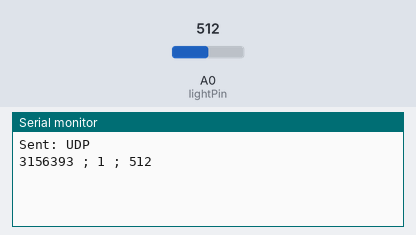
Recording of a sketch running on a simulated Arduino Uno, built with avr-gcc and run on an emulated ATmega328P. Shown: the last lines printed to the serial monitor. The test bench sets the inputs (shaded band); at power-on: A0 (lightPin) = 512. The modem accepts every AT command (registered, SIM ready, sends succeed) and sends nothing else.

Above: at 1.2 s.
1.3 s: A0 (lightPin) set to 716
At 7.0 s:
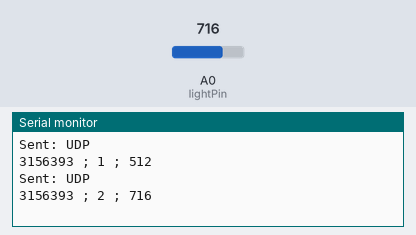
7.3 s: A0 (lightPin) set to 900
At 11.5 s:
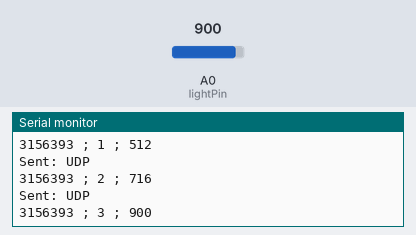
Timing chart, 0 to 13.0 s (numbered marks = the images above; inputs shaded):
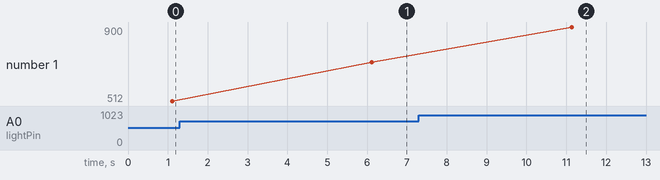

The sketch:

IOT1_2.ino
```cpp
#include <SoftwareSerial.h>
SoftwareSerial esp8266(11, 12); // RX, TX

int lightPin = 0;
int lightValue = 0;
int count = 0;
char msgBuffer[64];
int msgLen = 0;
char commandStr[64];
void setup() {
// init serial communications
Serial.begin(9600);
esp8266.begin(19200);
esp8266.setTimeout(10000);
// reset WLAN
esp8266.println("AT+RST");
if (!esp8266.findUntil("ready", "ERROR")) {
Serial.println("ESP␣ERROR:␣AT+RST␣failed");
}
// config WLAN
esp8266.println("AT+CWMODE=1");
if (!esp8266.findUntil("OK", "ERROR")) {
Serial.println("ESP␣ERROR:␣AT+CWMODE=1␣failed");
}
esp8266.println("AT+CWJAP=\"CN-Students\",\"CnStudentsWiFiAccess123\"");
if (!esp8266.findUntil("OK", "ERROR")) {
Serial.println("ESP␣ERROR:␣AT+CWJAP=\"Nomad_EXT\"...␣failed");
}
// get IP Address
esp8266.println("AT+CIFSR");
if (!esp8266.findUntil("OK", "ERROR")) {
Serial.println("ESP␣ERROR:␣AT+CIFSR");
}
// setup UDP connection
esp8266.println("AT+CIPSTART=\"UDP\",\"192.168.1.126\",9999,8888,0");
if (!esp8266.findUntil("OK", "ERROR")) {
Serial.println("ESP␣ERROR:␣AT+CIPSTART␣failed");
}
}
void loop() {
// build message payload
lightValue = analogRead(lightPin);
sprintf(msgBuffer, "3156393 \; %d \; %d", ++count, lightValue);
msgLen = strlen(msgBuffer);
// send message
sprintf(commandStr, "AT+CIPSEND=%d", msgLen);
esp8266.println(commandStr);
delay(1000);
esp8266.write(msgBuffer);
Serial.println("Sent: UDP");
Serial.println(msgBuffer);
delay(4000);
}
```

Measured:
- after the input at 1.3 s, the serial monitor: prints a new line after 4.8 s (image 1)
- after the input at 7.3 s, the serial monitor: prints a new line after 3.8 s (image 2)
- plotted number 1: 512 → 716 after the input at 1.3 s, 716 → 900 after the input at 7.3 s
